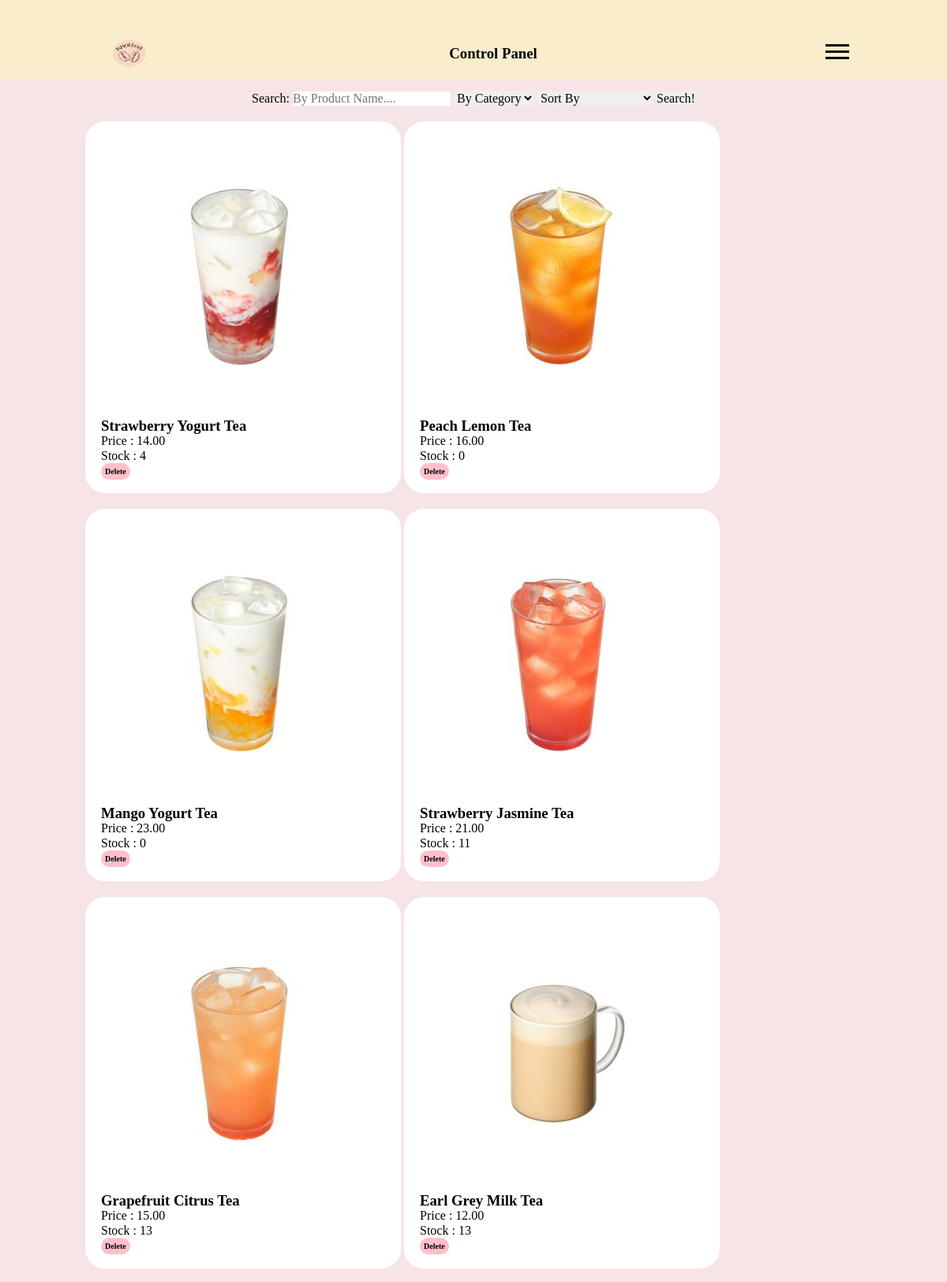
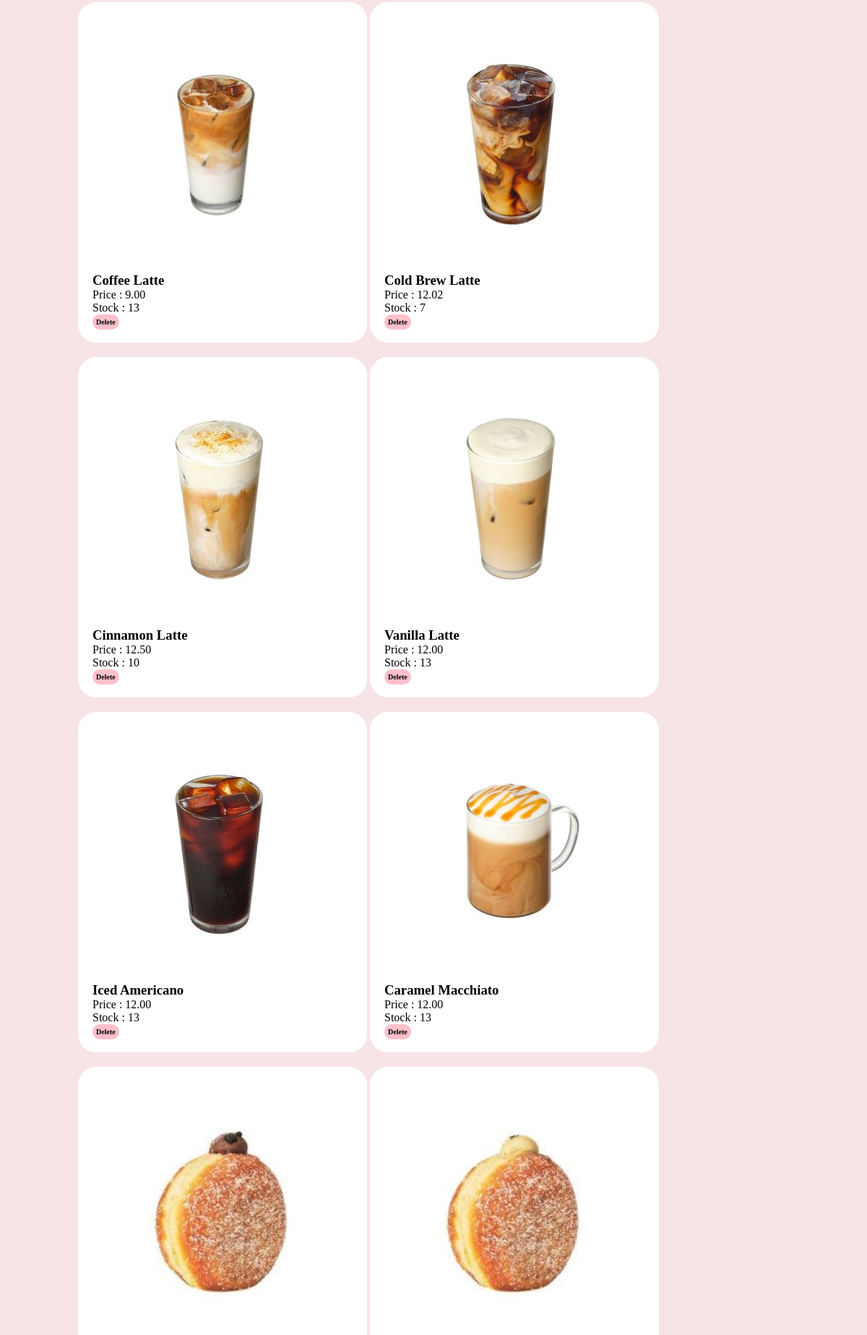
Screenshot of /Knotted_latest/ProductManagement.php (signed in, upper part) with the database file from the repository (2 pictures, top to bottom).
### tables this page shows
CREATE TABLE `products` (
  `productID` int(11) NOT NULL COMMENT 'counter',
  `productCategory` varchar(30) NOT NULL COMMENT 'Product category (Tea, Coffee or Sweet)',
  `productName` varchar(30) NOT NULL COMMENT 'product name',
  `productPIC` varchar(60) DEFAULT NULL COMMENT 'Product image',
  `productStock` int(11) DEFAULT NULL COMMENT 'Quantity available in stock',
  `productPrice` decimal(10,2) DEFAULT NULL COMMENT 'Product price',
  `productDescription` text DEFAULT NULL COMMENT 'Description of the product'
);

### Knotted_latest/ProductManagement.php (the view, shortened to what this page needs)
<?php
include 'header.php';
?>
    <div class="container">
<center>
                <form method="post">
                    Search:
					<input type="text" name="q[productName]" placeholder="By Product Name...." />
					<select name="q[productCategory]">
					<option value="">By Category</option>
					</select>
                    <select name="SortBy">
					<option value="">Sort By</option>
					</select>
					<input type="submit" value="Search!" />
                </form>
</center>
<form action="" method="POST">
<?php
$WHERE = '';
$SortBy = '';
$sql = "SELECT * FROM products ".$WHERE.$SortBy;
$result = $conn->query($sql);
if ($result->num_rows > 0) {
  while($row = $result->fetch_assoc()) {
?>
        <div class="card" style="display:inline-block">
        <div class="square3">
		<img src="Images/<?php echo $row['productPIC'];?>" alt="<?php echo $row['productName'];?>">
		<h3><?php echo $row['productName'];?></h3>
Price : <input  type="number" step="0.01" name="products[<?php echo $row['productID'];?>][productPrice]" value="<?php echo $row['productPrice'];?>" required /><br>
Stock : <input  type="number" step="1" min="0"  name="products[<?php echo $row['productID'];?>][productStock]" value="<?php echo $row['productStock'];?>" required /><br>
    <a href="ProductManagement.php?Delete&id=<?php echo $row['productID'];?>" class="button1"><b>Delete</b></a>
        </div>
        </div>
<?php }
} else {
echo ' 0 results';
}
?>
<?php
include 'footer.php';
?>

### Knotted_latest/css/styleHM.css (style rules this page uses)
:root { --main-color: #c3452b; --section-padding: 60px; }
* { -webkit-box-sizing: border-box; -moz-box-sizing: border-box; box-sizing: border-box; }
html { scroll-behavior: smooth; }
body { background-color:#F7E4E7; font-family: "work-sans", "sans-serif"; }
.container { padding-left: 15px; padding-right: 15px; margin-left: auto; margin-right: auto; }

### Knotted_latest/header.php (style rules this page uses)
* { font-family: "work-sans", "sans-serif"; margin: 0; padding: 0; box-sizing: border-box; outline: none; border: none; text-decoration: none; text-transform: capitalize; transition: .2s linear; }
.container { padding: 15px 9%; padding-bottom: 100px; }
.container .card { display: grid; grid-template-columns: repeat(auto-fit, minmax(270px, 1fr)); gap: 15px; }

### Knotted_latest/ProductManagement.php (style rules this page uses)
.square3 { background-color: white; border-radius: 25px; border: 2px ; padding: 20px; margin-top: 20px; width: 400px; }
.button1 { background-color: pink; border-radius: 15px; padding: 5px; border: none; font-size: 10px; text-decoration: none; text-decoration: none; color: black; }

### rows the page displays
products: productPIC+productName (picture), productName "Strawberry Yogurt Tea", productPrice "14.00", productStock "4"
products: productPIC+productName (picture), productName "Peach Lemon Tea", productPrice "16.00", productStock "0"
products: productPIC+productName (picture), productName "Mango Yogurt Tea", productPrice "23.00", productStock "0"
products: productPIC+productName (picture), productName "Strawberry Jasmine Tea", productPrice "21.00", productStock "11"
products: productPIC+productName (picture), productName "Grapefruit Citrus Tea", productPrice "15.00", productStock "13"
products: productPIC+productName (picture), productName "Earl Grey Milk Tea", productPrice "12.00", productStock "13"
products: productPIC+productName (picture), productName "Coffee Latte", productPrice "9.00", productStock "13"
products: productPIC+productName (picture), productName "Cold Brew Latte", productPrice "12.02", productStock "7"
products: productPIC+productName (picture), productName "Cinnamon Latte", productPrice "12.50", productStock "10"
products: productPIC+productName (picture), productName "Vanilla Latte", productPrice "12.00", productStock "13"
products: productPIC+productName (picture), productName "Iced Americano", productPrice "12.00", productStock "13"
products: productPIC+productName (picture), productName "Caramel Macchiato", productPrice "12.00", productStock "13"
products: productPIC+productName (picture)
products: productPIC+productName (picture)
